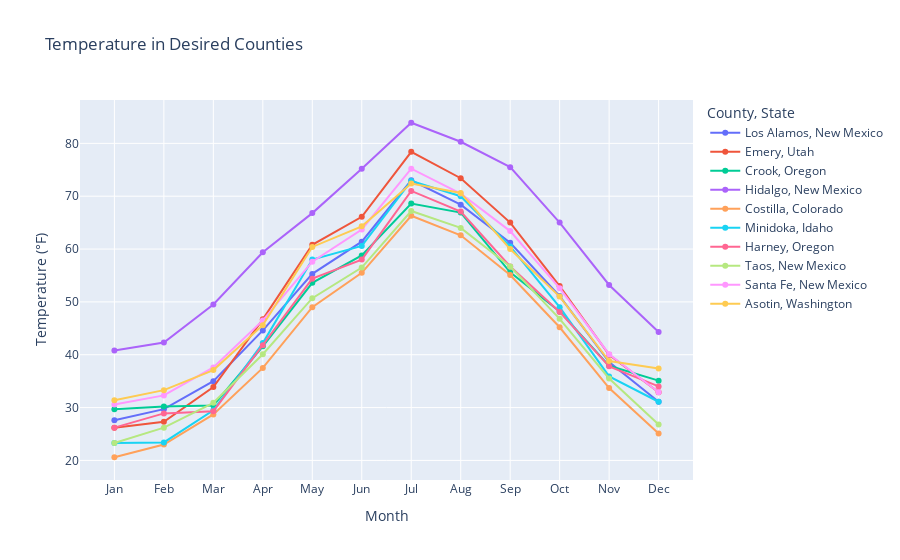

Notebook code cell kept with this figure:
### Code cell
desired_counties = [
    {'County_Name': 'Los Alamos', 'State': 'New Mexico'},
    {'County_Name': 'Emery', 'State': 'Utah'},
    {'County_Name': 'Crook', 'State': 'Oregon'},
    {'County_Name': 'Hidalgo', 'State': 'New Mexico'},
    {'County_Name': 'Costilla', 'State': 'Colorado'},
    {'County_Name': 'Minidoka', 'State': 'Idaho'},
    {'County_Name': 'Harney', 'State': 'Oregon'},
    {'County_Name': 'Taos', 'State': 'New Mexico'},
    {'County_Name': 'Santa Fe', 'State': 'New Mexico'},
    {'County_Name': 'Asotin', 'State': 'Washington'}
]

# Convert list of dicts to DataFrame for filtering
desired_df = pd.DataFrame(desired_counties)

# Merge to find matches in climate data
filtered_climate_data = pd.merge(desired_df, clim_2023, on=['County_Name', 'State'], how='left')


filtered_climate_data['County_State'] = filtered_climate_data['County_Name'] + ', ' + filtered_climate_data['State']

    # Create a line plot for temperature
fig_temp = px.line(
        filtered_climate_data,
        x='month',
        y='temp',
        color='County_State',  # Use the new column for legend
        markers=True,
        title='Temperature in Desired Counties'
    )

    # Update layout for temperature
fig_temp.update_layout(
        xaxis_title='Month',
        yaxis_title='Temperature (°F)',
        legend_title='County, State',
    )

    # Show temperature plot
fig_temp.show()

    # Create a line plot for precipitation
fig_percip = px.line(
        filtered_climate_data,
        x='month',
        y='percip',
        color='County_State',  # Use the new column for legend
        markers=True,
        title='Precipitation in Counties with best weather conditions'
    )

    # Update layout for precipitation
fig_percip.update_layout(
        xaxis_title='Month',
        yaxis_title='Precipitation (mm)',
        legend_title='County, State',
    )

    # Show precipitation plot
fig_percip.show()

### Figure 1 — Plotly figure (JSON) as saved in the notebook; plotly's stock layout.template omitted (floating-point values rounded to 4 significant figures)
{"data": [{"hovertemplate": "County_State=Los Alamos, New Mexico<br>month=%{x}<br>temp=%{y}<extra></extra>", "legendgroup": "Los Alamos, New Mexico", "line": {"color": "#636efa", "dash": "solid"}, "marker": {"symbol": "circle"}, "mode": "markers+lines", "name": "Los Alamos, New Mexico", "orientation": "v", "showlegend": true, "type": "scatter", "x": ["Jan", "Feb", "Mar", "Apr", "May", "Jun", "Jul", "Aug", "Sep", "Oct", "Nov", "Dec"], "xaxis": "x", "y": [27.6, 29.7, 35, 44.6, 55.3, 61.4, 73, 68.4, 61.2, 51.1, 38.6, 31.1], "yaxis": "y"}, {"hovertemplate": "County_State=Emery, Utah<br>month=%{x}<br>temp=%{y}<extra></extra>", "legendgroup": "Emery, Utah", "line": {"color": "#EF553B", "dash": "solid"}, "marker": {"symbol": "circle"}, "mode": "markers+lines", "name": "Emery, Utah", "orientation": "v", "showlegend": true, "type": "scatter", "x": ["Jan", "Feb", "Mar", "Apr", "May", "Jun", "Jul", "Aug", "Sep", "Oct", "Nov", "Dec"], "xaxis": "x", "y": [26.2, 27.3, 33.9, 46.7, 60.8, 66.1, 78.4, 73.4, 65, 53, 40, 32.9], "yaxis": "y"}, {"hovertemplate": "County_State=Crook, Oregon<br>month=%{x}<br>temp=%{y}<extra></extra>", "legendgroup": "Crook, Oregon", "line": {"color": "#00cc96", "dash": "solid"}, "marker": {"symbol": "circle"}, "mode": "markers+lines", "name": "Crook, Oregon", "orientation": "v", "showlegend": true, "type": "scatter", "x": ["Jan", "Feb", "Mar", "Apr", "May", "Jun", "Jul", "Aug", "Sep", "Oct", "Nov", "Dec"], "xaxis": "x", "y": [29.7, 30.2, 30.4, 41.6, 53.6, 58.8, 68.6, 66.9, 55.6, 48.2, 37.9, 35.1], "yaxis": "y"}, {"hovertemplate": "County_State=Hidalgo, New Mexico<br>month=%{x}<br>temp=%{y}<extra></extra>", "legendgroup": "Hidalgo, New Mexico", "line": {"color": "#ab63fa", "dash": "solid"}, "marker": {"symbol": "circle"}, "mode": "markers+lines", "name": "Hidalgo, New Mexico", "orientation": "v", "showlegend": true, "type": "scatter", "x": ["Jan", "Feb", "Mar", "Apr", "May", "Jun", "Jul", "Aug", "Sep", "Oct", "Nov", "Dec"], "xaxis": "x", "y": [40.8, 42.3, 49.5, 59.4, 66.8, 75.2, 83.9, 80.3, 75.5, 65, 53.2, 44.3], "yaxis": "y"}, {"hovertemplate": "County_State=Costilla, Colorado<br>month=%{x}<br>temp=%{y}<extra></extra>", "legendgroup": "Costilla, Colorado", "line": {"color": "#FFA15A", "dash": "solid"}, "marker": {"symbol": "circle"}, "mode": "markers+lines", "name": "Costilla, Colorado", "orientation": "v", "showlegend": true, "type": "scatter", "x": ["Jan", "Feb", "Mar", "Apr", "May", "Jun", "Jul", "Aug", "Sep", "Oct", "Nov", "Dec"], "xaxis": "x", "y": [20.6, 23, 28.7, 37.5, 49, 55.5, 66.3, 62.6, 55.1, 45.2, 33.7, 25.1], "yaxis": "y"}, {"hovertemplate": "County_State=Minidoka, Idaho<br>month=%{x}<br>temp=%{y}<extra></extra>", "legendgroup": "Minidoka, Idaho", "line": {"color": "#19d3f3", "dash": "solid"}, "marker": {"symbol": "circle"}, "mode": "markers+lines", "name": "Minidoka, Idaho", "orientation": "v", "showlegend": true, "type": "scatter", "x": ["Jan", "Feb", "Mar", "Apr", "May", "Jun", "Jul", "Aug", "Sep", "Oct", "Nov", "Dec"], "xaxis": "x", "y": [23.3, 23.4, 29.5, 42.2, 58, 60.6, 72.9, 70, 60.5, 49, 35.9, 31.1], "yaxis": "y"}, {"hovertemplate": "County_State=Harney, Oregon<br>month=%{x}<br>temp=%{y}<extra></extra>", "legendgroup": "Harney, Oregon", "line": {"color": "#FF6692", "dash": "solid"}, "marker": {"symbol": "circle"}, "mode": "markers+lines", "name": "Harney, Oregon", "orientation": "v", "showlegend": true, "type": "scatter", "x": ["Jan", "Feb", "Mar", "Apr", "May", "Jun", "Jul", "Aug", "Sep", "Oct", "Nov", "Dec"], "xaxis": "x", "y": [26.2, 28.9, 29.3, 41.8, 54.4, 58, 71, 67.1, 56.7, 48.1, 37.8, 34], "yaxis": "y"}, {"hovertemplate": "County_State=Taos, New Mexico<br>month=%{x}<br>temp=%{y}<extra></extra>", "legendgroup": "Taos, New Mexico", "line": {"color": "#B6E880", "dash": "solid"}, "marker": {"symbol": "circle"}, "mode": "markers+lines", "name": "Taos, New Mexico", "orientation": "v", "showlegend": true, "type": "scatter", "x": ["Jan", "Feb", "Mar", "Apr", "May", "Jun", "Jul", "Aug", "Sep", "Oct", "Nov", "Dec"], "xaxis": "x", "y": [23.3, 26.2, 30.9, 40.1, 50.7, 56.5, 67.2, 64, 56.7, 46.8, 35.5, 26.8], "yaxis": "y"}, {"hovertemplate": "County_State=Santa Fe, New Mexico<br>month=%{x}<br>temp=%{y}<extra></extra>", "legendgroup": "Santa Fe, New Mexico", "line": {"color": "#FF97FF", "dash": "solid"}, "marker": {"symbol": "circle"}, "mode": "markers+lines", "name": "Santa Fe, New Mexico", "orientation": "v", "showlegend": true, "type": "scatter", "x": ["Jan", "Feb", "Mar", "Apr", "May", "Jun", "Jul", "Aug", "Sep", "Oct", "Nov", "Dec"], "xaxis": "x", "y": [30.6, 32.3, 37.6, 46.5, 57.6, 63.7, 75.2, 70.5, 63.4, 52.6, 40.1, 32.9], "yaxis": "y"}, {"hovertemplate": "County_State=Asotin, Washington<br>month=%{x}<br>temp=%{y}<extra></extra>", "legendgroup": "Asotin, Washington", "line": {"color": "#FECB52", "dash": "solid"}, "marker": {"symbol": "circle"}, "mode": "markers+lines", "name": "Asotin, Washington", "orientation": "v", "showlegend": true, "type": "scatter", "x": ["Jan", "Feb", "Mar", "Apr", "May", "Jun", "Jul", "Aug", "Sep", "Oct", "Nov", "Dec"], "xaxis": "x", "y": [31.4, 33.3, 37.1, 45.6, 60.4, 64.3, 72.4, 70.6, 60, 51, 38.8, 37.4], "yaxis": "y"}], "layout": {"legend": {"title": {"text": "County, State"}, "tracegroupgap": 0}, "title": {"text": "Temperature in Desired Counties"}, "xaxis": {"anchor": "y", "domain": [0, 1], "title": {"text": "Month"}}, "yaxis": {"anchor": "x", "domain": [0, 1], "title": {"text": "Temperature (°F)"}}}}
